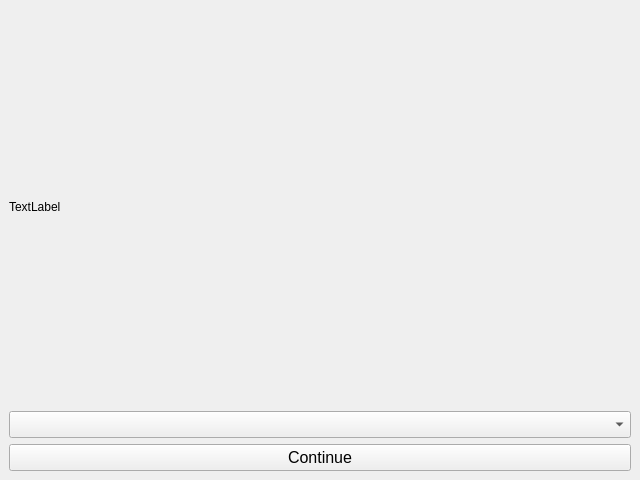
<?xml version="1.0" encoding="UTF-8"?>
<ui version="4.0">
 <class>MainWindow</class>
 <widget class="QMainWindow" name="MainWindow">
  <property name="geometry">
   <rect>
    <x>0</x>
    <y>0</y>
    <width>640</width>
    <height>480</height>
   </rect>
  </property>
  <property name="sizePolicy">
   <sizepolicy hsizetype="Preferred" vsizetype="Preferred">
    <horstretch>0</horstretch>
    <verstretch>0</verstretch>
   </sizepolicy>
  </property>
  <property name="windowTitle">
   <string>LockDown - Language Selection</string>
  </property>
  <property name="tabShape">
   <enum>QTabWidget::Rounded</enum>
  </property>
  <widget class="QWidget" name="centralwidget">
   <property name="sizePolicy">
    <sizepolicy hsizetype="Preferred" vsizetype="Preferred">
     <horstretch>0</horstretch>
     <verstretch>0</verstretch>
    </sizepolicy>
   </property>
   <property name="minimumSize">
    <size>
     <width>640</width>
     <height>480</height>
    </size>
   </property>
   <layout class="QVBoxLayout" name="verticalLayout_2">
    <item>
     <widget class="QLabel" name="label">
      <property name="text">
       <string>TextLabel</string>
      </property>
     </widget>
    </item>
    <item>
     <widget class="QComboBox" name="comboBox">
      <property name="font">
       <font>
        <family>Arial</family>
        <pointsize>12</pointsize>
       </font>
      </property>
     </widget>
    </item>
    <item>
     <widget class="QPushButton" name="pushButton">
      <property name="font">
       <font>
        <family>Arial</family>
        <pointsize>12</pointsize>
       </font>
      </property>
      <property name="text">
       <string>Continue</string>
      </property>
     </widget>
    </item>
   </layout>
  </widget>
 </widget>
 <resources/>
 <connections/>
</ui>
